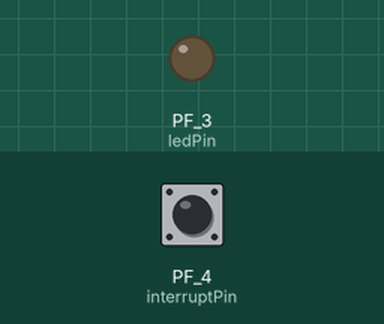
This sketch was run on a simulated TI Tiva C LaunchPad. Parts: output pins drawn as LEDs (lit = HIGH). Inputs (shaded band) come from the test bench; at power-on: PF_4 (interruptPin) HIGH.

Above: at 1.2 s.
1.3 s: PF_4 (interruptPin) pulled LOW for 0.15 s
At 1.7 s:
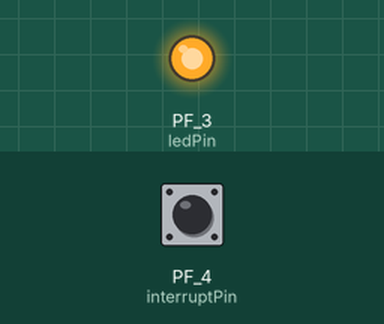
2.9 s: PF_4 (interruptPin) pulled LOW for 1 s
At 4.2 s:
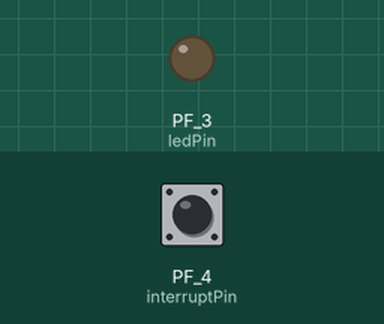
5.4 s: PF_4 (interruptPin) pulled LOW for 3.2 s
At 9.0 s:
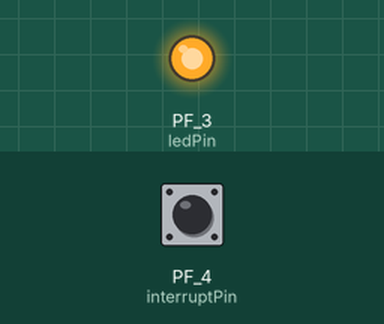
Timing chart, 0 to 10.5 s (numbered marks = the images above; inputs shaded):
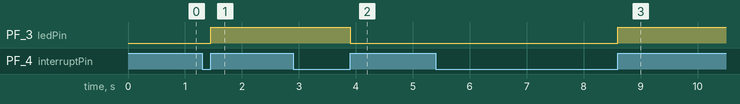

The sketch:

Interrupciones.ino
```cpp
const byte ledPin = PF_3;
const byte interruptPin = PF_4;
volatile byte state = LOW;


void setup() {
  pinMode(ledPin, OUTPUT);
  pinMode(interruptPin, INPUT_PULLUP);
  attachInterrupt(digitalPinToInterrupt(interruptPin), blink, RISING);
}

void loop() {
  digitalWrite(ledPin, state);

}

void blink() {
  state = !state;
}
```

Measured:
- after the input at 1.3 s, PF_3 (ledPin): LOW → HIGH after 0.15 s
- after the input at 2.9 s, PF_3 (ledPin): HIGH → LOW after 1.0 s
- after the input at 5.4 s, PF_3 (ledPin): LOW → HIGH after 3.2 s
